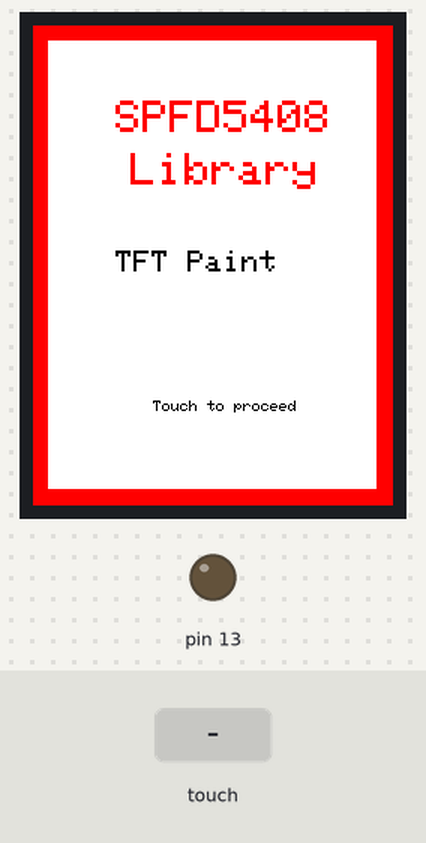
Bench run of a sketch on a simulated Arduino Uno, built with avr-gcc and run on an emulated ATmega328P. On the bench: 240×320 colour display, output pins drawn as LEDs (lit = HIGH). The test bench sets the inputs (shaded band). What the sketch prints to the serial monitor is not drawn.

Above: at 1.0 s.
1.1 s: touch panel pressed at 13 % / 10 % of its raw x / y range
At 2.2 s:
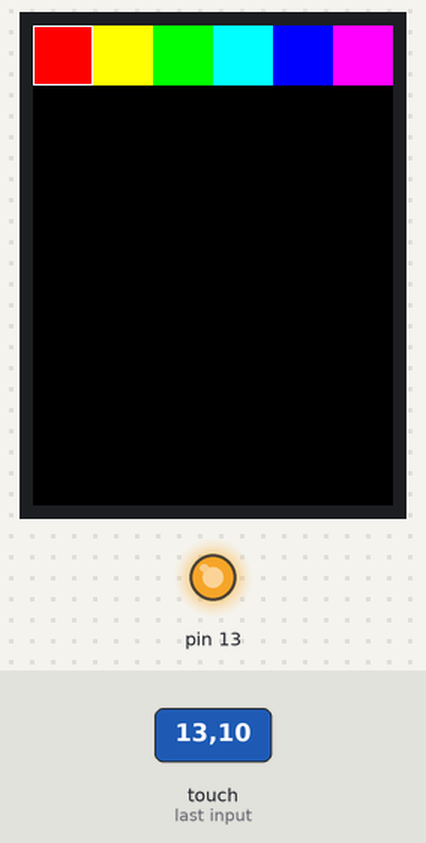
2.8 s: touch panel pressed at 13 % / 30 % of its raw x / y range
At 2.93 s:
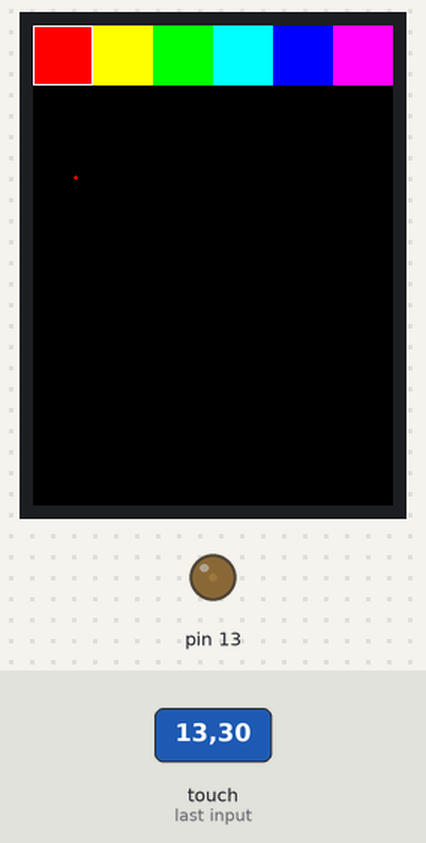
4.5 s: touch panel pressed at 38 % / 10 % of its raw x / y range
At 5.7 s:
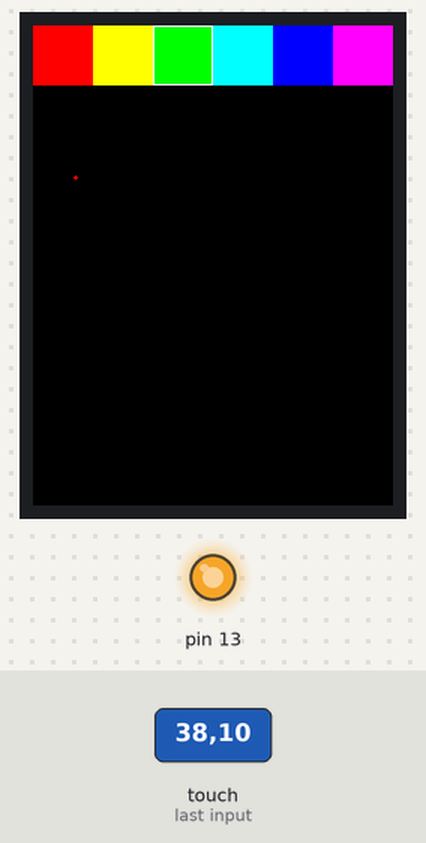
6.0 s: touch panel pressed at 38 % / 30 % of its raw x / y range
At 6.13 s:
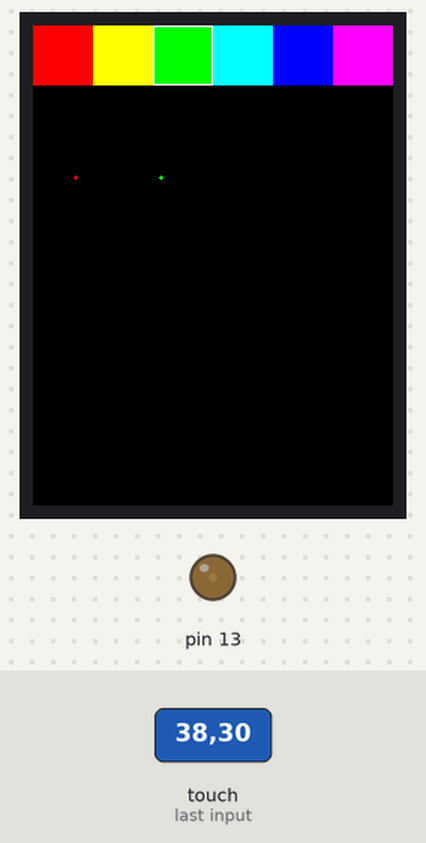
Timing chart, 0 to 8.7 s (numbered marks = the images above; inputs shaded):
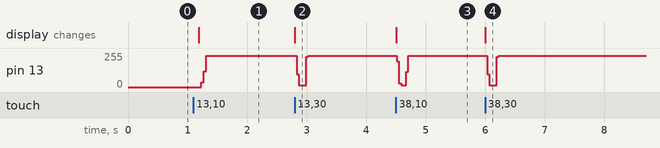

Measured:
- after the input at 1.1 s, pin 13: 0/255 → 236/255 after 0.13 s; the display: changes after 0.09 s (image 1)
- after the input at 2.8 s, pin 13: 236/255 → 15/255 at once, → 236/255 0.16 s later; the display: changes at once (image 2)
- after the input at 4.5 s, pin 13: 236/255 → 15/255 at once, → 236/255 0.16 s later; the display: changes at once (image 3)
- after the input at 6.0 s, pin 13: 236/255 → 15/255 at once, → 236/255 0.16 s later; the display: changes at once (image 4)

The sketch:

spfd5408_tftpaint.ino
```cpp
// Paint example specifically for the TFTLCD breakout board.
// If using the Arduino shield, use the tftpaint_shield.pde sketch instead!
// DOES NOT CURRENTLY WORK ON ARDUINO LEONARDO

// Modified for SPFD5408 Library by Joao Lopes
// Version 0.9.2 - Rotation for Mega

// *** SPFD5408 change -- Begin
#include <SPFD5408_Adafruit_GFX.h>    // Core graphics library
#include <SPFD5408_Adafruit_TFTLCD.h> // Hardware-specific library
#include <SPFD5408_TouchScreen.h>
// *** SPFD5408 change -- End

#if defined(__SAM3X8E__)
    #undef __FlashStringHelper::F(string_literal)
    #define F(string_literal) string_literal
#endif

// When using the BREAKOUT BOARD only, use these 8 data lines to the LCD:
// For the Arduino Uno, Duemilanove, Diecimila, etc.:
//   D0 connects to digital pin 8  (Notice these are
//   D1 connects to digital pin 9   NOT in order!)
//   D2 connects to digital pin 2
//   D3 connects to digital pin 3
//   D4 connects to digital pin 4
//   D5 connects to digital pin 5
//   D6 connects to digital pin 6
//   D7 connects to digital pin 7

// For the Arduino Mega, use digital pins 22 through 29
// (on the 2-row header at the end of the board).
//   D0 connects to digital pin 22
//   D1 connects to digital pin 23
//   D2 connects to digital pin 24
//   D3 connects to digital pin 25
//   D4 connects to digital pin 26
//   D5 connects to digital pin 27
//   D6 connects to digital pin 28
//   D7 connects to digital pin 29

// For the Arduino Due, use digital pins 33 through 40
// (on the 2-row header at the end of the board).
//   D0 connects to digital pin 33
//   D1 connects to digital pin 34
//   D2 connects to digital pin 35
//   D3 connects to digital pin 36
//   D4 connects to digital pin 37
//   D5 connects to digital pin 38
//   D6 connects to digital pin 39
//   D7 connects to digital pin 40

#define YP A3  // must be an analog pin, use "An" notation!
#define XM A2  // must be an analog pin, use "An" notation!
#define YM 9   // can be a digital pin
#define XP 8   // can be a digital pin

// Original values
//#define TS_MINX 150
//#define TS_MINY 120
//#define TS_MAXX 920
//#define TS_MAXY 940

// Calibrate values
#define TS_MINX 125
#define TS_MINY 85
#define TS_MAXX 965
#define TS_MAXY 905

// For better pressure precision, we need to know the resistance
// between X+ and X- Use any multimeter to read it
// For the one we're using, its 300 ohms across the X plate
TouchScreen ts = TouchScreen(XP, YP, XM, YM, 300);

#define LCD_CS A3
#define LCD_CD A2
#define LCD_WR A1
#define LCD_RD A0
// optional
#define LCD_RESET A4

// Assign human-readable names to some common 16-bit color values:
#define	BLACK   0x0000
#define	BLUE    0x001F
#define	RED     0xF800
#define	GREEN   0x07E0
#define CYAN    0x07FF
#define MAGENTA 0xF81F
#define YELLOW  0xFFE0
#define WHITE   0xFFFF


Adafruit_TFTLCD tft(LCD_CS, LCD_CD, LCD_WR, LCD_RD, LCD_RESET);

#define BOXSIZE 40
#define PENRADIUS 1
int oldcolor, currentcolor;

void setup(void) {
  Serial.begin(9600);
  Serial.println(F("Paint!"));

  tft.reset();

  // *** SPFD5408 change -- Begin
  uint16_t identifier = tft.readID();

  if(identifier == 0x9325) {
    Serial.println(F("Found ILI9325 LCD driver"));
  } else if(identifier == 0x9328) {
    Serial.println(F("Found ILI9328 LCD driver"));
  } else if(identifier == 0x7575) {
    Serial.println(F("Found HX8347G LCD driver"));
  } else if(identifier == 0x9341) {
    Serial.println(F("Found ILI9341 LCD driver"));
  } else if(identifier == 0x8357) {
    Serial.println(F("Found HX8357D LCD driver"));
  } else {
    Serial.print(F("Unknown LCD driver chip: "));
    Serial.println(identifier, HEX);
    Serial.println(F("If using the Adafruit 2.8\" TFT Arduino shield, the line:"));
    Serial.println(F("  #define USE_ADAFRUIT_SHIELD_PINOUT"));
    Serial.println(F("should appear in the library header (Adafruit_TFT.h)."));
    Serial.println(F("If using the breakout board, it should NOT be #defined!"));
    Serial.println(F("Also if using the breakout, double-check that all wiring"));
    Serial.println(F("matches the tutorial."));
    return;
  }

  tft.begin(identifier);

//  tft.begin(0x9341); // SDFP5408

  tft.setRotation(0); // Need for the Mega, please changed for your choice or rotation initial

  // Border

  drawBorder();

  // Initial screen

  tft.setCursor (55, 50);
  tft.setTextSize (3);
  tft.setTextColor(RED);
  tft.println("SPFD5408");
  tft.setCursor (65, 85);
  tft.println("Library");
  tft.setCursor (55, 150);
  tft.setTextSize (2);
  tft.setTextColor(BLACK);
  tft.println("TFT Paint");

  tft.setCursor (80, 250);
  tft.setTextSize (1);
  tft.setTextColor(BLACK);
  tft.println("Touch to proceed");

  // Wait touch

  waitOneTouch();

// *** SPFD5408 change -- End

  // -- End

  // Paint

  tft.fillScreen(BLACK);

  tft.fillRect(0, 0, BOXSIZE, BOXSIZE, RED);
  tft.fillRect(BOXSIZE, 0, BOXSIZE, BOXSIZE, YELLOW);
  tft.fillRect(BOXSIZE*2, 0, BOXSIZE, BOXSIZE, GREEN);
  tft.fillRect(BOXSIZE*3, 0, BOXSIZE, BOXSIZE, CYAN);
  tft.fillRect(BOXSIZE*4, 0, BOXSIZE, BOXSIZE, BLUE);
  tft.fillRect(BOXSIZE*5, 0, BOXSIZE, BOXSIZE, MAGENTA);
  // tft.fillRect(BOXSIZE*6, 0, BOXSIZE, BOXSIZE, WHITE);

  tft.drawRect(0, 0, BOXSIZE, BOXSIZE, WHITE);
  currentcolor = RED;

  pinMode(13, OUTPUT);
}

#define MINPRESSURE 10
#define MAXPRESSURE 1000

void loop()
{
  digitalWrite(13, HIGH);
  TSPoint p = ts.getPoint();
  digitalWrite(13, LOW);

  // if sharing pins, you'll need to fix the directions of the touchscreen pins
  //pinMode(XP, OUTPUT);
  pinMode(XM, OUTPUT);
  pinMode(YP, OUTPUT);
  //pinMode(YM, OUTPUT);

  // we have some minimum pressure we consider 'valid'
  // pressure of 0 means no pressing!

  if (p.z > MINPRESSURE && p.z < MAXPRESSURE) {
    /*
    Serial.print("X = "); Serial.print(p.x);
    Serial.print("\tY = "); Serial.print(p.y);
    Serial.print("\tPressure = "); Serial.println(p.z);
    */
    Serial.println(p.z);

    if (p.y < (TS_MINY-5)) {
      Serial.println("erase");
      // press the bottom of the screen to erase
      tft.fillRect(0, BOXSIZE, tft.width(), tft.height()-BOXSIZE, BLACK);
    }
    // scale from 0->1023 to tft.width

    // *** SPFD5408 change -- Begin
    // Bug in in original code
    //p.x = map(p.y, TS_MINY, TS_MAXY, 0, tft.height());
    p.x = map(p.x, TS_MINX, TS_MAXX, 0, tft.width());
    // *** SPFD5408 change -- End
    p.y = map(p.y, TS_MINY, TS_MAXY, 0, tft.height());;

    /*
    Serial.print("("); Serial.print(p.x);
    Serial.print(", "); Serial.print(p.y);
    Serial.println(")");
    */
    if (p.y < BOXSIZE) {
       oldcolor = currentcolor;

       if (p.x < BOXSIZE) {
         currentcolor = RED;
         tft.drawRect(0, 0, BOXSIZE, BOXSIZE, WHITE);
       } else if (p.x < BOXSIZE*2) {
         currentcolor = YELLOW;
         tft.drawRect(BOXSIZE, 0, BOXSIZE, BOXSIZE, WHITE);
       } else if (p.x < BOXSIZE*3) {
         currentcolor = GREEN;
         tft.drawRect(BOXSIZE*2, 0, BOXSIZE, BOXSIZE, WHITE);
       } else if (p.x < BOXSIZE*4) {
         currentcolor = CYAN;
         tft.drawRect(BOXSIZE*3, 0, BOXSIZE, BOXSIZE, WHITE);
       } else if (p.x < BOXSIZE*5) {
         currentcolor = BLUE;
         tft.drawRect(BOXSIZE*4, 0, BOXSIZE, BOXSIZE, WHITE);
       } else if (p.x < BOXSIZE*6) {
         currentcolor = MAGENTA;
         tft.drawRect(BOXSIZE*5, 0, BOXSIZE, BOXSIZE, WHITE);
       }

       if (oldcolor != currentcolor) {
          if (oldcolor == RED) tft.fillRect(0, 0, BOXSIZE, BOXSIZE, RED);
          if (oldcolor == YELLOW) tft.fillRect(BOXSIZE, 0, BOXSIZE, BOXSIZE, YELLOW);
          if (oldcolor == GREEN) tft.fillRect(BOXSIZE*2, 0, BOXSIZE, BOXSIZE, GREEN);
          if (oldcolor == CYAN) tft.fillRect(BOXSIZE*3, 0, BOXSIZE, BOXSIZE, CYAN);
          if (oldcolor == BLUE) tft.fillRect(BOXSIZE*4, 0, BOXSIZE, BOXSIZE, BLUE);
          if (oldcolor == MAGENTA) tft.fillRect(BOXSIZE*5, 0, BOXSIZE, BOXSIZE, MAGENTA);
       }
    }
    if (((p.y-PENRADIUS) > BOXSIZE) && ((p.y+PENRADIUS) < tft.height())) {
      tft.fillCircle(p.x, p.y, PENRADIUS, currentcolor);
    }
  }
}

// Wait one touch

TSPoint waitOneTouch() {

  // wait 1 touch to exit function

  TSPoint p;

  do {
    p= ts.getPoint();

    pinMode(XM, OUTPUT); //Pins configures again for TFT control
    pinMode(YP, OUTPUT);

  } while((p.z < MINPRESSURE )|| (p.z > MAXPRESSURE));

  return p;
}


void drawBorder () {

  // Draw a border

  uint16_t width = tft.width() - 1;
  uint16_t height = tft.height() - 1;
  uint8_t border = 10;

  tft.fillScreen(RED);
  tft.fillRect(border, border, (width - border * 2), (height - border * 2), WHITE);

}
```
